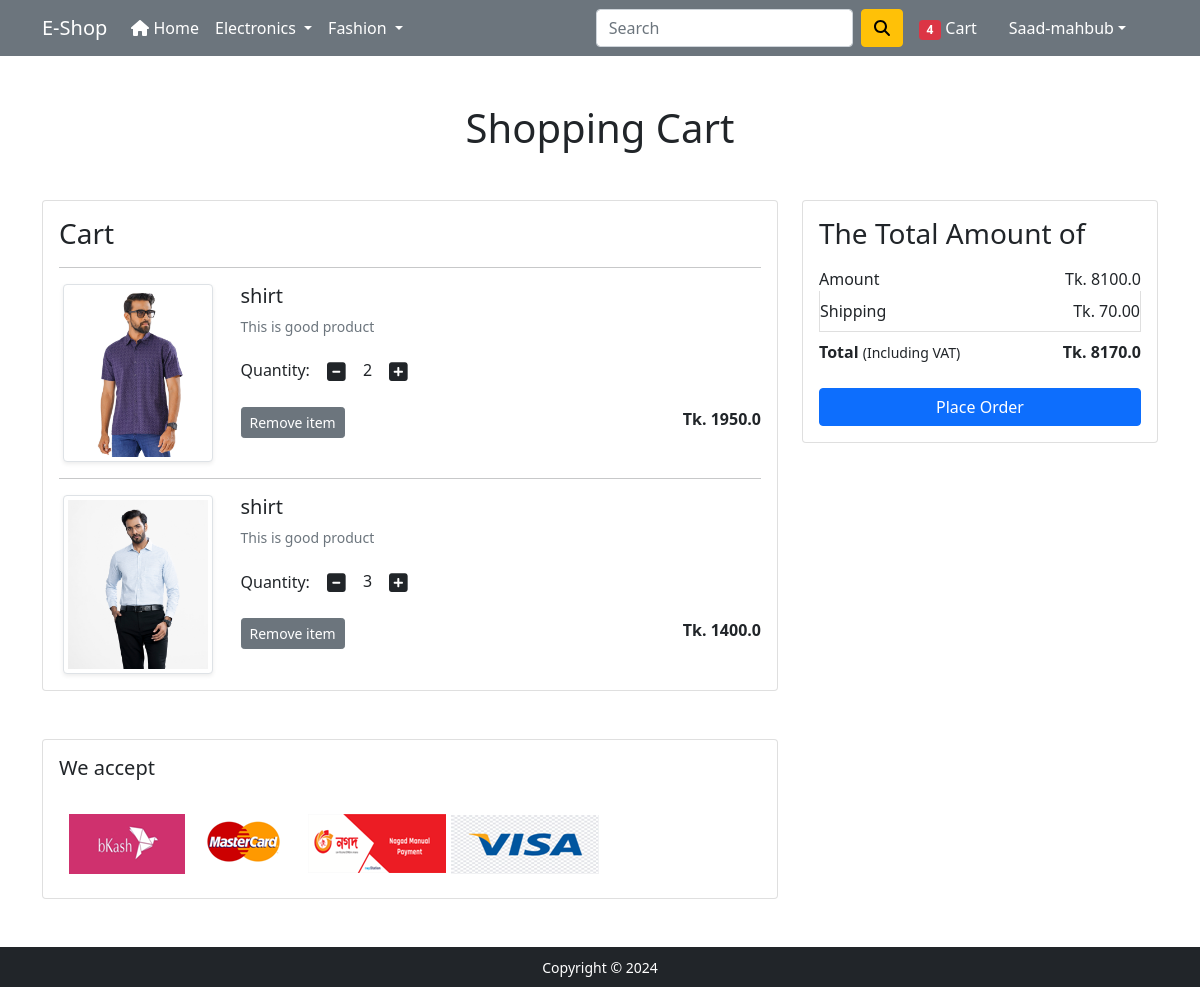
The app's page /cart/ (signed in) with its own data.
### app/models.py (models this page shows, shortened)
class Cart(models.Model):
    user = models.ForeignKey(User,on_delete=models.CASCADE)
    product = models.ForeignKey(Product,on_delete=models.CASCADE)
    quantity = models.PositiveIntegerField(default=1)

class Product(models.Model):
    CATEGORY_CHOICES = (
        ('M','Mobile'),
        ('L','Laptop'),
        ('TW','Top Wear'),
        ('BW','Bottom Wear'),
    )
    title = models.CharField(max_length=100)
    selling_price = models.FloatField()
    discount_price = models.FloatField()
    description = models.TextField()
    brand = models.CharField(max_length=100)
    category = models.CharField(choices=CATEGORY_CHOICES,max_length=5)
    product_image = models.ImageField(upload_to='productimg')

### app/views.py (the view)
# urls.py: path('cart/', views.show_cart, name='show_cart'),
@login_required
def show_cart(request):
    if request.user.is_authenticated:
        user = request.user
        cart = Cart.objects.filter(user=user)
        amount = 0.0
        shipping_amount = 70.0
        total_amount = 0.0
        cart_product = [p for p in Cart.objects.all() if p.user == user]
        if cart_product:
            for p in cart_product:
                tempamount = (p.quantity * p.product.discount_price)
                amount += tempamount
                total_amount = amount + shipping_amount
            return render(request, 'app/addtocart.html',{'cart':cart,'total_amount':total_amount,'amount':amount})
        else:
            return render(request,'app/emptycart.html')

### app/templates/app/addtocart.html (shortened to what this page needs)
{% extends 'app/base.html' %}
{% load static %}
{% block main-content %}
<div class="container my-5">
 <div class="row">
  <h1 class="text-center mb-5">Shopping Cart</h1>
  <div class="col-sm-8">
  <div class="card">
   <div class="card-body">
    <h3>Cart</h3>
    {% for carts in cart %}
    <hr>
    <div class="row">
     <div class="col-sm-3 text-center align-self-center"><img src="{{carts.product.product_image.url}}" alt="" srcset="" class="img-fluid img-thumbnail shadow-sm" height="150" width="150"> </div>
     <div class="col-sm-9">
      <div>
       <h5>{{carts.product.title}}</h5>
       <p class="mb-2 text-muted small">{{carts.product.description}}</p>
       <div class="my-3">
        <label for="quantity">Quantity:</label>
        <a class="minus-cart btn" pid="{{carts.product.id}}"><i class="fas fa-minus-square fa-lg"></i></a>
          <span id="quantity">{{carts.quantity}}</span>
        <a class="plus-cart btn" pid="{{carts.product.id}}"><i class="fas fa-plus-square fa-lg"></i></a>
       </div>
       <div class="d-flex justify-content-between">
        <a href="#" class="btn btn-sm btn-secondary mr-3 remove_cart" pid="{{carts.product.id}}">Remove item </a>
        <p class="mb-0"><span><strong>Tk. {{carts.product.discount_price}}</strong></span></p>
       </div>
      </div>
     </div>
    </div>
    {% endfor %}
   </div>
   </div>
  </div>
  <div class="col-sm-4">
   <div class="card">
    <div class="card-body">
      <h3>The Total Amount of</h3>
      <ul class="list-group">
       <li class="list-group-item d-flex justify-content-between align-items-center border-0 px-0 pb-0">Amount<span>Tk. <span id='amount'>{{amount}}</span></span></li>
       <li class="list-group-item d-flex justify-content-between align-items-center px-0">Shipping<span>Tk. 70.00</span></li>
       <li class="list-group-item d-flex justify-content-between align-items-center border-0 px-0 mb-3">
        <div>
           <strong>Total</strong> <small>(Including VAT)</small>
         </div>
         <span><strong>Tk. <strong id = 'total_amount'>{{total_amount}}</strong></strong></span>
       </li>
      </ul>
      <div class="d-grid"><a href="{% url 'checkout' %}" class="btn btn-primary">Place Order</a></div>
    </div>
   </div>
  </div>
 </div>
</div>
<div class="container">
 <div class="row">
  <div class="col-sm-8">
   <div class="card">
    <div class="card-body">
      <h5 class="mb-4">We accept</h5>
      <img src="{% static 'app/images/payavail/image.png' %}" alt="" class="img-fluid">
    </div>
  </div>
  </div>
 </div>
</div>
{% endblock main-content %}

### app/templates/app/base.html (shortened to what this page needs)
<!doctype html>
{% load static %}
<html lang="en">
  <head>
    <link href="https://cdn.jsdelivr.net/npm/bootstrap@5.0.0-beta1/dist/css/bootstrap.min.css" rel="stylesheet">
    <link rel="stylesheet" href="{% static 'app/css/owl.carousel.min.css' %}">
    <link rel="stylesheet" href="{% static 'app/css/all.min.css' %}">
    <link rel="stylesheet" href="{% static 'app/css/style.css' %}">
  </head>
  <body>
    <nav class="navbar navbar-expand-lg navbar-dark bg-secondary">
     <div class="container">
       <a class="navbar-brand" href="/">E-Shop</a>
       <div class="collapse navbar-collapse" id="navbarSupportedContent">
         <ul class="navbar-nav me-auto mb-2 mb-lg-0">
           <li class="nav-item">
             <a class="nav-link active" aria-current="page" href="/"><i class="fa fa-home" aria-hidden="true"></i> Home</a>
           </li>
           <li class="nav-item dropdown">
             <a class="nav-link dropdown-toggle text-white" href="#" id="electronicsDropdown" role="button" data-bs-toggle="dropdown" aria-expanded="false">
               Electronics
             </a>
           </li>
           <li class="nav-item dropdown">
             <a class="nav-link dropdown-toggle text-white" href="#" id="fashionDropdown" role="button" data-bs-toggle="dropdown" aria-expanded="false">
               Fashion
             </a>
           </li>
         </ul>
         <form class="d-flex">
           <input class="form-control me-2" type="search" placeholder="Search" aria-label="Search">
           <button class="btn btn-warning" type="submit"><i class="fas fa-search"></i></button>
         </form>
         <div>
          <ul class="navbar-nav me-auto mb-2 mb-lg-0">
          {% if request.user.is_authenticated %}
            <li class="nav-item mx-2">
              <a href="{% url 'show_cart' %}" class="nav-link text-white"><span class="badge bg-danger">4</span> Cart </a>
            </li>
           <li class="nav-item dropdown mx-2">
              <a class="nav-link dropdown-toggle text-white" href="#" id="profileDropdown" role="button" data-bs-toggle="dropdown" aria-expanded="false">{{request.user|capfirst}}</a>
            </li>
            {% else %}
             <a href="{% url 'login' %}" class="nav-link text-white">Login</a>
            </li>
            <li class="nav-item mx-2">
             <a href="{% url 'customerregistration' %}" class="nav-link text-white">Registration</a>
            </li>
            {% endif %}
          </ul>
         </div>
       </div>
     </div>
    </nav>
    {% block main-content %} {% endblock main-content %}
    <footer class="container-fluid bg-dark text-center p-2 mt-5">
        <small class="text-white">Copyright &copy; 2024  </small>
    </footer>
  </body>
</html>

### records on screen
Cart: product.product_image (picture), product "shirt", product.description "This is good product", quantity "2", product.discount_price "1950.0"
Cart: product.product_image (picture), product "shirt", product.description "This is good product", quantity "3", product.discount_price "1400.0"

### other values on screen
{{ request.user|capfirst }} "Saad-mahbub"
{{ amount }} "8100.0"
{{ total_amount }} "8170.0"
